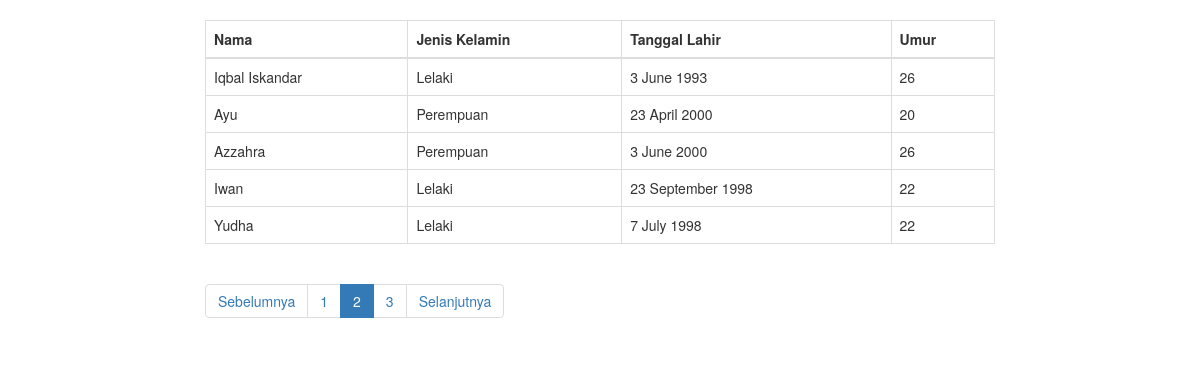
Screenshot of /index.php/5 with the database file from the repository.
### tables this page shows
CREATE TABLE `pengguna` (
  `id` int(11) NOT NULL,
  `nama` varchar(50) NOT NULL,
  `umur` int(3) NOT NULL,
  `tanggal_lahir` datetime DEFAULT NULL,
  `jenis_kelamin` varchar(10) DEFAULT NULL
);

### index.php (called while the page is built, shortened)
<?php
require_once BASEPATH.'core/CodeIgniter.php';

### application/models/Pagination_model.php (called while the page is built)
<?php defined('BASEPATH') OR exit ('No direct script access allowed');
class Pagination_model extends CI_Model {
     public function getAll()
     {
          $this->db->select('*');
          $this->db->from('pengguna');
          $this->db->order_by('id', 'ASC');
          return $this->db->get();
     }
     public function getDataPagination($limit, $offset)
{
     $this->db->select('*');
     $this->db->from('pengguna');
     $this->db->order_by('id', 'ASC');
     $this->db->limit($limit, $offset);
     return $this->db->get();
}
}

### application/views/pagination.php (the view, shortened to what this page needs)
<!DOCTYPE html>
<html>
<head>
     <link rel="stylesheet" href="https://stackpath.bootstrapcdn.com/bootstrap/3.4.1/css/bootstrap.min.css">
</head>
<body>
     <div class="row">
          <div class="col-md-offset-2 col-md-8">
               <table class="table table-bordered" border="1" cellspacing="0" cellpadding="5">
                    <thead>
                         <tr>
                              <th>Nama</th>
                              <th>Jenis Kelamin</th>
                              <th>Tanggal Lahir</th>
                              <th>Umur</th>
                         </tr>
                    </thead>
                    <tbody>
                         <?php foreach($semua_pengguna as $pengguna): ?>
                              <tr>
                                   <td><?php echo $pengguna->nama; ?></td>
                                   <td><?php echo $pengguna->jenis_kelamin; ?></td>
                                   <td><?php echo date('j F Y', strtotime($pengguna->tanggal_lahir)); ?></td>
                                   <td><?php echo $pengguna->umur; ?></td>
                              </tr>
                         <?php endforeach; ?>
                    </tbody>
               </table>
               <nav aria-label="Page navigation">
                    <?php echo $this->pagination->create_links(); ?>
               </nav>
          </div>
     </div>
</body>
</html>

### application/views/pagination.php (style rules this page uses)
body { margin-top: 20px; }

### rows the page displays
pengguna: nama "Iqbal Iskandar", jenis_kelamin "Lelaki", tanggal_lahir "3 June 1993", umur "26"
pengguna: nama "Ayu", jenis_kelamin "Perempuan", tanggal_lahir "23 April 2000", umur "20"
pengguna: nama "Azzahra", jenis_kelamin "Perempuan", tanggal_lahir "3 June 2000", umur "26"
pengguna: nama "Iwan", jenis_kelamin "Lelaki", tanggal_lahir "23 September 1998", umur "22"
pengguna: nama "Yudha", jenis_kelamin "Lelaki", tanggal_lahir "7 July 1998", umur "22"

### other values shown
$this->pagination->create_links() "Sebelumnya 1 2 3 Selanjutnya"
